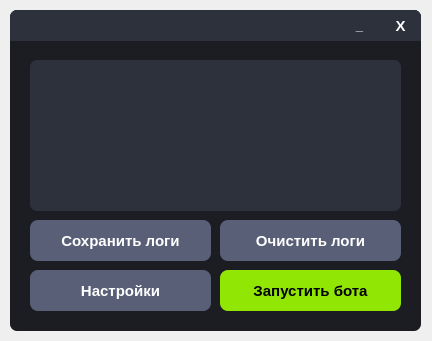
<?xml version="1.0" encoding="UTF-8"?>
<ui version="4.0">
 <class>MainWindow</class>
 <widget class="QMainWindow" name="MainWindow">
  <property name="geometry">
   <rect>
    <x>0</x>
    <y>0</y>
    <width>432</width>
    <height>341</height>
   </rect>
  </property>
  <property name="windowTitle">
   <string>MainWindow</string>
  </property>
  <widget class="QWidget" name="centralwidget">
   <widget class="QFrame" name="Window">
    <property name="geometry">
     <rect>
      <x>10</x>
      <y>10</y>
      <width>411</width>
      <height>321</height>
     </rect>
    </property>
    <property name="styleSheet">
     <string notr="true">QFrame{
	border-radius: 7px;
	background-color: #1B1D23;
}</string>
    </property>
    <property name="frameShape">
     <enum>QFrame::StyledPanel</enum>
    </property>
    <property name="frameShadow">
     <enum>QFrame::Raised</enum>
    </property>
    <widget class="QFrame" name="WindowFrame">
     <property name="geometry">
      <rect>
       <x>0</x>
       <y>0</y>
       <width>411</width>
       <height>31</height>
      </rect>
     </property>
     <property name="styleSheet">
      <string notr="true">QFrame{
	border-bottom-left-radius: 0px;
	border-bottom-right-radius: 0px;
	background-color: #2C313C;
}</string>
     </property>
     <property name="frameShape">
      <enum>QFrame::StyledPanel</enum>
     </property>
     <property name="frameShadow">
      <enum>QFrame::Raised</enum>
     </property>
     <widget class="QPushButton" name="CloseWindowButton">
      <property name="geometry">
       <rect>
        <x>370</x>
        <y>0</y>
        <width>41</width>
        <height>31</height>
       </rect>
      </property>
      <property name="font">
       <font>
        <pointsize>11</pointsize>
        <weight>75</weight>
        <bold>true</bold>
       </font>
      </property>
      <property name="cursor">
       <cursorShape>PointingHandCursor</cursorShape>
      </property>
      <property name="styleSheet">
       <string notr="true">QPushButton{
	color: white;
	border: none;
	border-top-right-radius: 7px;
	background-color: #2C313C;
}

QPushButton:hover{
	background-color: #45494D;
}

QPushButton:pressed{
	color: #EA2F4E;
}</string>
      </property>
      <property name="text">
       <string>X</string>
      </property>
     </widget>
     <widget class="QPushButton" name="MinimizeWindowButton">
      <property name="geometry">
       <rect>
        <x>329</x>
        <y>0</y>
        <width>41</width>
        <height>31</height>
       </rect>
      </property>
      <property name="font">
       <font>
        <pointsize>10</pointsize>
        <weight>75</weight>
        <bold>true</bold>
       </font>
      </property>
      <property name="cursor">
       <cursorShape>PointingHandCursor</cursorShape>
      </property>
      <property name="styleSheet">
       <string notr="true">QPushButton{
	color: white;
	border: none;
	border-top-right-radius: 7px;
	background-color: #2C313C;
}

QPushButton:hover{
	background-color: #45494D;
}

QPushButton:pressed{
	color: #EA2F4E;
}</string>
      </property>
      <property name="text">
       <string>_</string>
      </property>
      <property name="default">
       <bool>false</bool>
      </property>
     </widget>
    </widget>
    <widget class="QPushButton" name="StartBotButton">
     <property name="geometry">
      <rect>
       <x>210</x>
       <y>260</y>
       <width>181</width>
       <height>41</height>
      </rect>
     </property>
     <property name="font">
      <font>
       <pointsize>11</pointsize>
       <weight>75</weight>
       <bold>true</bold>
      </font>
     </property>
     <property name="cursor">
      <cursorShape>PointingHandCursor</cursorShape>
     </property>
     <property name="styleSheet">
      <string notr="true">QPushButton{
	border-radius: 8px;
	background-color: #92E604;
}

QPushButton:hover{
	background-color: #8BDC03;
}

QPushButton:pressed{
	background-color: #7DC802;
}</string>
     </property>
     <property name="text">
      <string>Запустить бота</string>
     </property>
    </widget>
    <widget class="QPushButton" name="BotSettingsButton">
     <property name="geometry">
      <rect>
       <x>20</x>
       <y>260</y>
       <width>181</width>
       <height>41</height>
      </rect>
     </property>
     <property name="font">
      <font>
       <pointsize>11</pointsize>
       <weight>75</weight>
       <bold>true</bold>
      </font>
     </property>
     <property name="cursor">
      <cursorShape>PointingHandCursor</cursorShape>
     </property>
     <property name="styleSheet">
      <string notr="true">QPushButton{
	color: white;
	border-radius: 8px;
	background-color: #595F76;
}

QPushButton:hover{
	background-color: #50566E;
}

QPushButton:pressed{
	background-color: #434965;
}</string>
     </property>
     <property name="text">
      <string>Настройки</string>
     </property>
    </widget>
    <widget class="QListWidget" name="LogListWidget">
     <property name="geometry">
      <rect>
       <x>20</x>
       <y>50</y>
       <width>371</width>
       <height>151</height>
      </rect>
     </property>
     <property name="font">
      <font>
       <pointsize>8</pointsize>
       <weight>75</weight>
       <bold>true</bold>
      </font>
     </property>
     <property name="tabletTracking">
      <bool>false</bool>
     </property>
     <property name="autoFillBackground">
      <bool>false</bool>
     </property>
     <property name="styleSheet">
      <string notr="true">color: white;
border-radius: 7px;
background-color: #2C313C;
</string>
     </property>
     <property name="frameShape">
      <enum>QFrame::StyledPanel</enum>
     </property>
     <property name="frameShadow">
      <enum>QFrame::Sunken</enum>
     </property>
     <property name="lineWidth">
      <number>1</number>
     </property>
     <property name="verticalScrollBarPolicy">
      <enum>Qt::ScrollBarAsNeeded</enum>
     </property>
     <property name="horizontalScrollBarPolicy">
      <enum>Qt::ScrollBarAsNeeded</enum>
     </property>
     <property name="sizeAdjustPolicy">
      <enum>QAbstractScrollArea::AdjustIgnored</enum>
     </property>
     <property name="autoScroll">
      <bool>true</bool>
     </property>
     <property name="tabKeyNavigation">
      <bool>false</bool>
     </property>
     <property name="showDropIndicator" stdset="0">
      <bool>true</bool>
     </property>
     <property name="dragDropOverwriteMode">
      <bool>false</bool>
     </property>
     <property name="alternatingRowColors">
      <bool>false</bool>
     </property>
     <property name="verticalScrollMode">
      <enum>QAbstractItemView::ScrollPerItem</enum>
     </property>
     <property name="horizontalScrollMode">
      <enum>QAbstractItemView::ScrollPerItem</enum>
     </property>
     <property name="movement">
      <enum>QListView::Static</enum>
     </property>
     <property name="flow">
      <enum>QListView::TopToBottom</enum>
     </property>
     <property name="isWrapping" stdset="0">
      <bool>false</bool>
     </property>
     <property name="resizeMode">
      <enum>QListView::Fixed</enum>
     </property>
     <property name="layoutMode">
      <enum>QListView::SinglePass</enum>
     </property>
     <property name="viewMode">
      <enum>QListView::ListMode</enum>
     </property>
     <property name="uniformItemSizes">
      <bool>false</bool>
     </property>
     <property name="wordWrap">
      <bool>false</bool>
     </property>
     <property name="selectionRectVisible">
      <bool>false</bool>
     </property>
     <property name="sortingEnabled">
      <bool>false</bool>
     </property>
    </widget>
    <widget class="QPushButton" name="SaveLogButton">
     <property name="geometry">
      <rect>
       <x>20</x>
       <y>210</y>
       <width>181</width>
       <height>41</height>
      </rect>
     </property>
     <property name="font">
      <font>
       <pointsize>11</pointsize>
       <weight>75</weight>
       <bold>true</bold>
      </font>
     </property>
     <property name="cursor">
      <cursorShape>PointingHandCursor</cursorShape>
     </property>
     <property name="styleSheet">
      <string notr="true">QPushButton{
	color: white;
	border-radius: 8px;
	background-color: #595F76;
}

QPushButton:hover{
	background-color: #50566E;
}

QPushButton:pressed{
	background-color: #434965;
}</string>
     </property>
     <property name="text">
      <string>Сохранить логи</string>
     </property>
    </widget>
    <widget class="QPushButton" name="ClearLogButton">
     <property name="geometry">
      <rect>
       <x>210</x>
       <y>210</y>
       <width>181</width>
       <height>41</height>
      </rect>
     </property>
     <property name="font">
      <font>
       <pointsize>11</pointsize>
       <weight>75</weight>
       <bold>true</bold>
      </font>
     </property>
     <property name="cursor">
      <cursorShape>PointingHandCursor</cursorShape>
     </property>
     <property name="styleSheet">
      <string notr="true">QPushButton{
	color: white;
	border-radius: 8px;
	background-color: #595F76;
}

QPushButton:hover{
	background-color: #50566E;
}

QPushButton:pressed{
	background-color: #434965;
}</string>
     </property>
     <property name="text">
      <string>Очистить логи</string>
     </property>
    </widget>
   </widget>
  </widget>
 </widget>
 <resources/>
 <connections/>
</ui>
